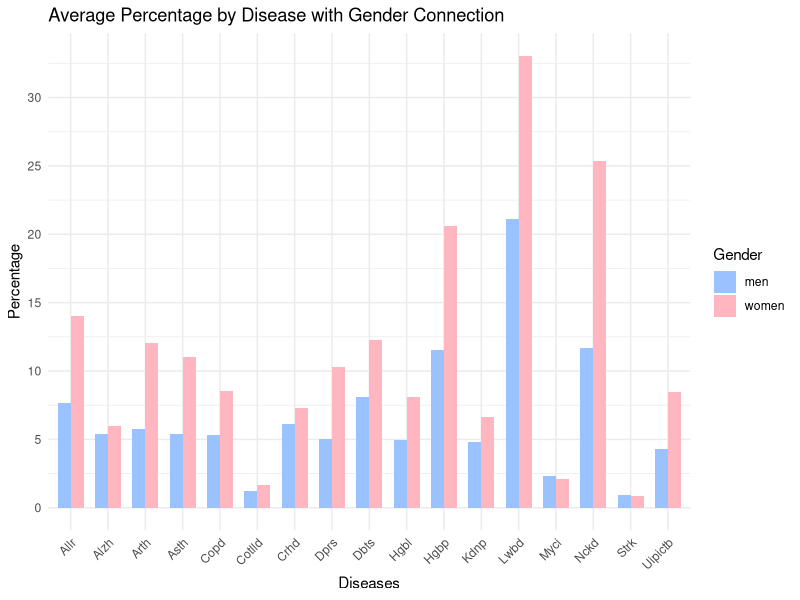
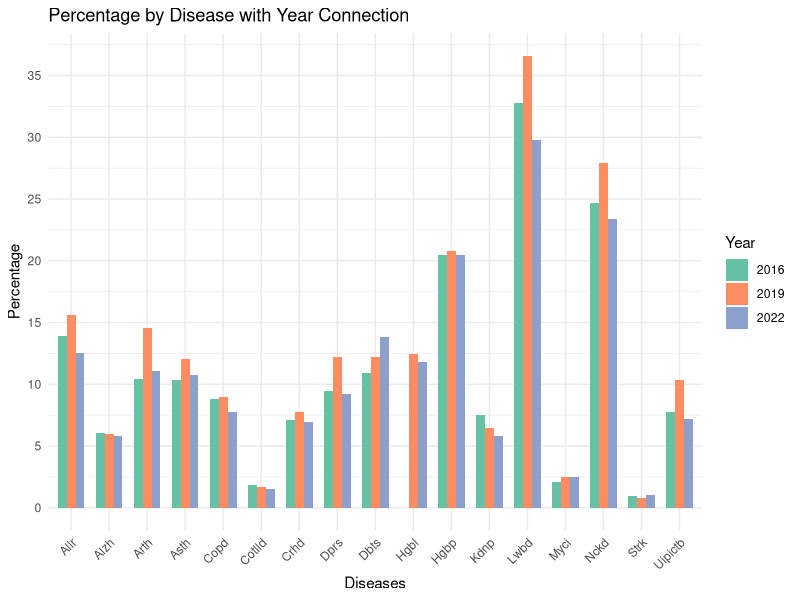
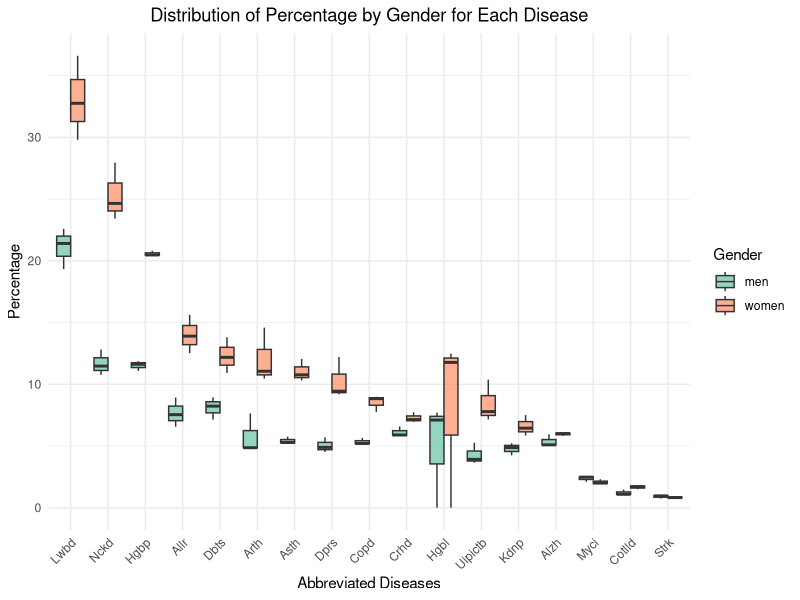
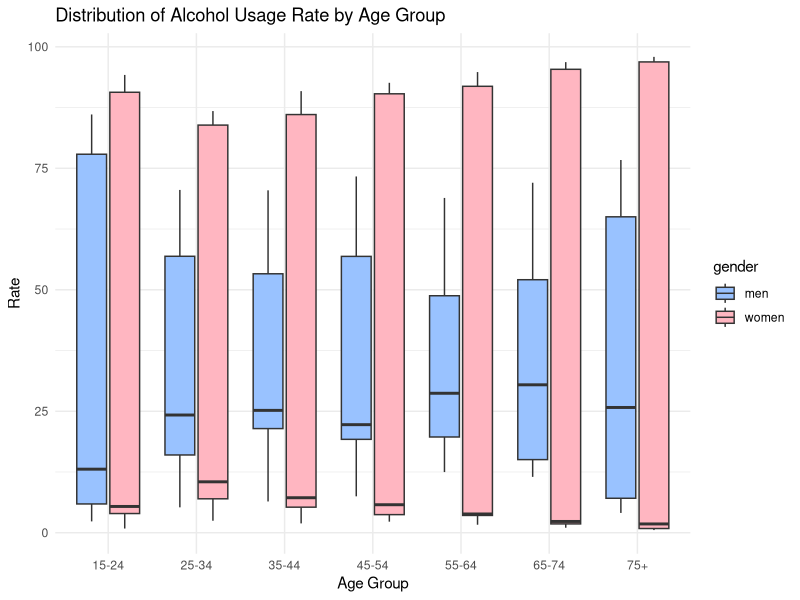
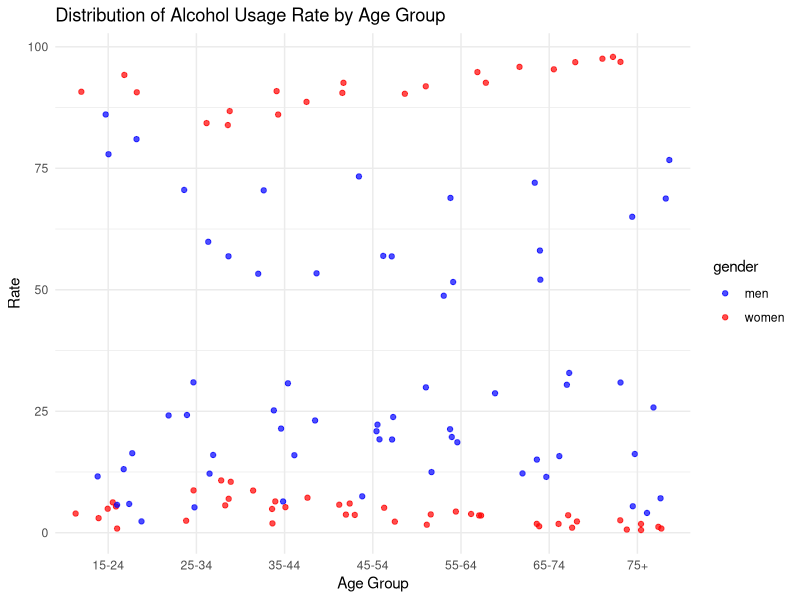
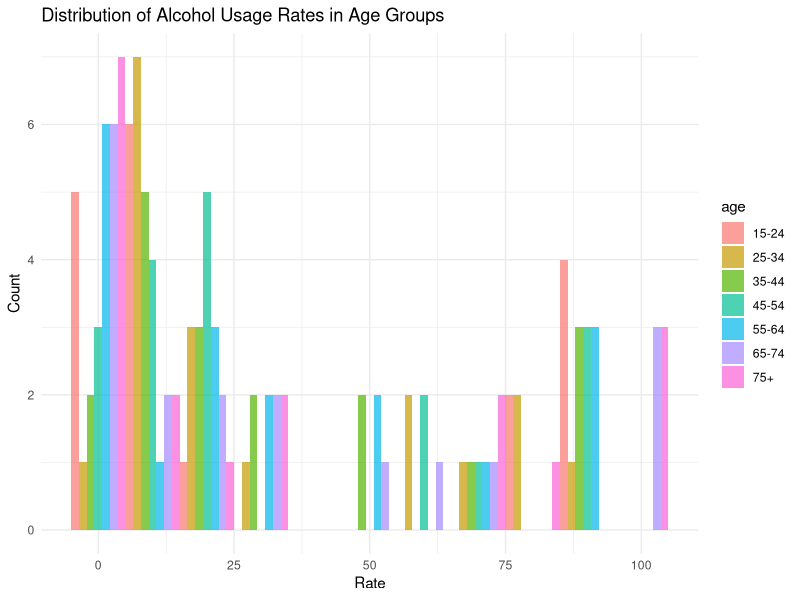
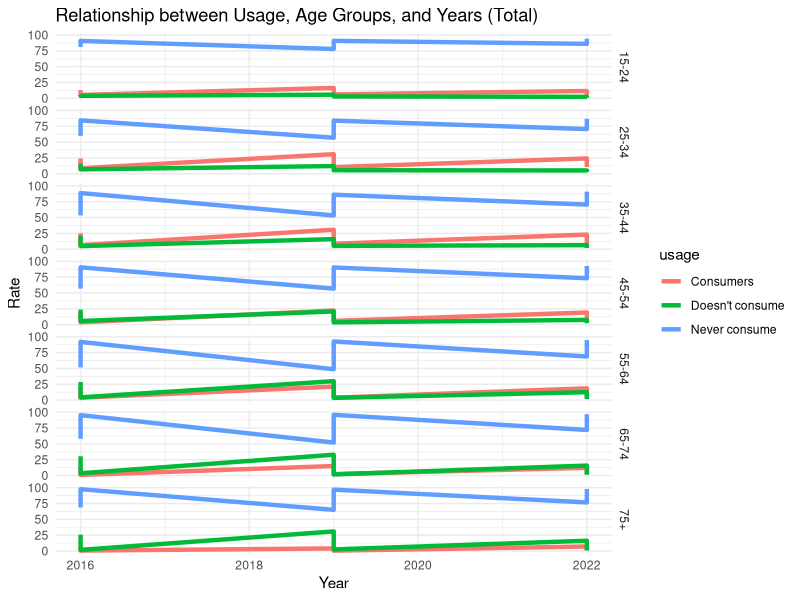
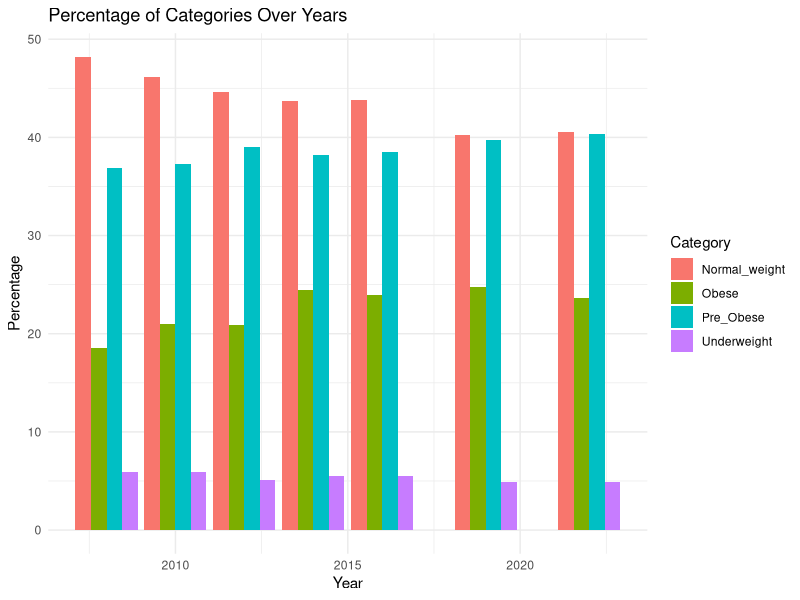

Source code (R) for these figures, in order:
## ---- chunk 1
#| echo: false
suppressPackageStartupMessages(library(dplyr))
library(readxl)
library(dplyr)
library(tidyr)
library(ggplot2)

data_1 <- read_excel("tidydataset1.xls")
colnames(data_1) <- c("Diseases", "men_2016", "women_2016", "men_2019", "women_2019", "men_2022", "women_2022")

data_1_longer <- data_1 %>%
  pivot_longer(cols = starts_with(c("men", "women")),
               names_to = "Gender",
               values_to = "Percentage") %>%
  separate(Gender, into = c("Gender", "Year"), sep = "_") %>%
  arrange(Diseases) %>%
  mutate_at(vars(Year, Percentage), as.numeric) %>%
  mutate(Diseases = gsub("^\\n", "", Diseases))
## ---- chunk 2
#| code-fold: true
#| code-summary: "Show the code"

abbreviate_disease_names <- abbreviate(data_1_longer$Diseases)
ggplot(data_1_longer, aes(x = Diseases, y = Percentage, fill = Gender)) +
  geom_bar(stat = "summary", fun = "mean", position = "dodge", width = 0.7) +
  labs(title = "Average Percentage by Disease with Gender Connection",
       x = "Diseases",
       y = "Percentage") +
  scale_x_discrete(labels = abbreviate_disease_names) +
  scale_y_continuous(breaks = seq(0, 30, by = 5)) +
  scale_fill_manual(values = c("#99C2FF", "#FFB6C1")) +
  theme_minimal() +
  theme(axis.text.x = element_text(angle = 45, hjust = 1))
## ---- chunk 3
#| code-fold: true
#| code-summary: "Show the code"

abbreviate_disease_names <- abbreviate(data_1_longer$Diseases)

custom_colors <- c("#66c2a5", "#fc8d62", "#8da0cb")

ggplot(data_1_longer, aes(x = Diseases, y = Percentage, fill = as.factor(Year))) +
  geom_bar(stat = "identity", position = "dodge", width = 0.7) +
  labs(title = "Percentage by Disease with Year Connection",
       x = "Diseases",
       y = "Percentage",
       fill = "Year") +
  scale_x_discrete(labels = abbreviate_disease_names) +
  scale_y_continuous(breaks = seq(0, 35, by = 5)) +
  scale_fill_manual(values = custom_colors) +
  theme_minimal() +
  theme(axis.text.x = element_text(angle = 45, hjust = 1))


## ---- chunk 4
#| code-fold: true
#| code-summary: "Show the code"
abbreviate_disease_names <- abbreviate(data_1_longer$Diseases)

ggplot(data_1_longer, aes(x = reorder(abbreviate_disease_names, -Percentage), y = Percentage, fill = Gender)) +
  geom_boxplot(position = "dodge", alpha = 0.7) +
  labs(title = "Distribution of Percentage by Gender for Each Disease",
       x = "Abbreviated Diseases",
       y = "Percentage",
       fill = "Gender") +
  scale_fill_manual(values = c("#66c2a5", "#fc8d62")) +
  theme_minimal() +
  theme(plot.title = element_text(hjust = 0.5),
        axis.text.x = element_text(angle = 45, hjust = 1))
## ---- chunk 5
#| echo: false
suppressPackageStartupMessages(library(dplyr))
library(readxl)
library(dplyr)
library(tidyr)
library(ggplot2)

data_2 <- read_excel("tidydataset2.xls")
colnames(data_2) <- c("age", "men_2016", "women_2016", "men_2019", "women_2019", "men_2022", "women_2022", "usage")
data_2_longer <- data_2 %>%
  pivot_longer(cols = starts_with(c("men", "women")),
               names_to = "gender",
               values_to = "rate") %>%
  separate(gender, into = c("gender", "year"), sep = "_") %>%
  arrange(age) %>%
  mutate_at(vars(year, rate), as.numeric) %>%
  na.omit()
## ---- chunk 6
#| code-fold: true
#| code-summary: "Show the code"
ggplot(data_2_longer, aes(x = age, y = rate, fill = gender)) +
  geom_boxplot() +
  labs(title = "Distribution of Alcohol Usage Rate by Age Group",
       x = "Age Group",
       y = "Rate") +
  scale_fill_manual(values = c("#99C2FF", "#FFB6C1")) +
  theme_minimal()
## ---- chunk 7
#| code-fold: true
#| code-summary: "Show the code"
ggplot(data_2_longer, aes(x = age, y = rate, color = gender)) +
  geom_jitter(alpha = 0.7) +
  labs(title = "Distribution of Alcohol Usage Rate by Age Group",
       x = "Age Group",
       y = "Rate") +
  scale_color_manual(values = c("blue", "red")) +
  theme(axis.text.x = element_text(angle = 45, hjust = 1)) +
  theme_minimal()

## ---- chunk 8
#| code-fold: true
#| code-summary: "Show the code"
ggplot(data_2_longer, aes(x = rate, fill = age)) +
  geom_histogram(binwidth = 10, position = "dodge", alpha = 0.7) +
  labs(title = "Distribution of Alcohol Usage Rates in Age Groups",
       x = "Rate",
       y = "Count") +
  theme_minimal()
## ---- chunk 9
#| code-fold: true
#| code-summary: "Show the code"
ggplot(data_2_longer, aes(x = year, y = rate, color = usage)) +
  geom_line(aes(group = usage), size = 1.5) +
  facet_grid(age ~ .) +
  labs(title = "Relationship between Usage, Age Groups, and Years (Total)",
       x = "Year",
       y = "Rate") +
  theme_minimal()
## ---- chunk 10
#| echo: false
suppressPackageStartupMessages(library(dplyr))
library(readxl)
library(dplyr)
library(tidyr)
library(ggplot2)
data_3 <- read_excel("tidydataset3.xls")
colnames(data_3) <- c("Year", "Sex", "Underweight", "Normal_weight", "Pre_Obese", "Obese")
data_3_long <- data_3 %>%
  pivot_longer(cols = c(Underweight, Normal_weight, Pre_Obese, Obese),
               names_to = "Category",
               values_to = "Percentage")
## ---- chunk 11
#| code-fold: true
#| code-summary: "Show the code"
ggplot(data_3_long, aes(x = Year, y = Percentage, fill = Category)) +
  geom_bar(stat = "identity", position = "dodge") +
  labs(title = "Percentage of Categories Over Years",
       x = "Year",
       y = "Percentage") +
  theme_minimal()
## ---- chunk 12
#| code-fold: true
#| code-summary: "Show the code"
ggplot(data_3_long, aes(x = Year, y = Percentage, color = Category)) +
  geom_line() +
  labs(title = "Percentage Trends Over Years",
       x = "Year",
       y = "Percentage") +
  theme_minimal()
## ---- chunk 13
#| code-fold: true
#| code-summary: "Show the code"
ggplot(data_3_long, aes(x = Year, y = Percentage, fill = Category)) +
  geom_area() +
  labs(title = "Composition of Categories Over Years",
       x = "Year",
       y = "Percentage") +
  theme_minimal()
## ---- chunk 14
#| code-fold: true
#| code-summary: "Show the code"
ggplot(data_3_long, aes(x = Sex, y = Percentage, fill = Category)) +
  geom_bar(stat = "identity", position = "dodge") +
  labs(title = "Percentage of Categories by Gender",
       x = "Gender",
       y = "Percentage") +
  theme_minimal()
